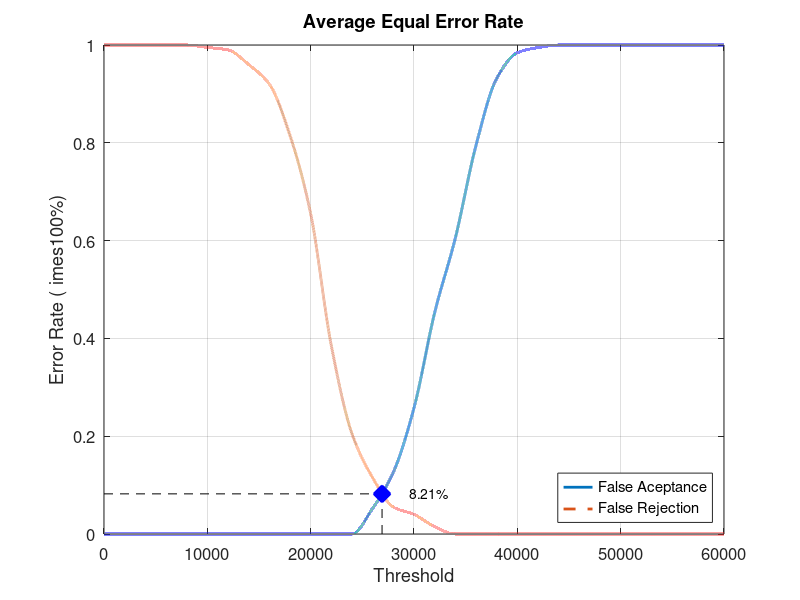
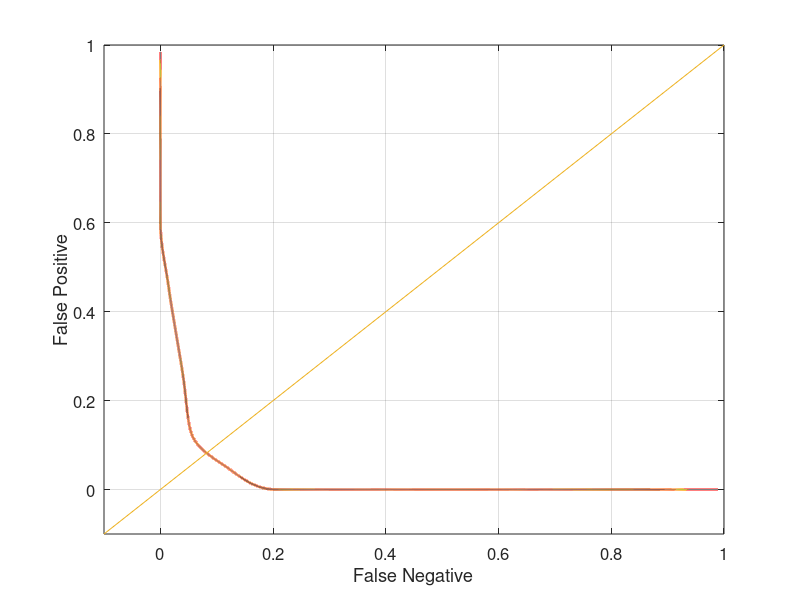

MATLAB code to generate these figures, in order:
close all;
clear;
clc;
x = 0:2000:60000;
xq = 0:0.5:60000;

y0 = [0 0 0 0 0 0 0 0 0 0 0 0 0 0.0526316 0.126316 0.257895 0.452632 0.605263 0.794737 0.931579 0.984211 0.994737 1 1 1 1 1 1 1 1 1]
yy0 = interp1(x, y0, xq, 'pchip');
y1 = [1 1 1 1 1 0.995 0.99 0.96 0.92 0.815 0.655 0.385 0.205 0.115 0.055 0.04 0.015 0 0 0 0 0 0 0 0 0 0 0 0 0 0]
yy1 = interp1(x, y1, xq, 'pchip');

% Calculating EER: 
y2 = abs(y0 - y1);
find(y2 == min(y2))
yy2 = abs(yy0 - yy1);
xEER = find(yy2 == min(yy2));
xEERIndex = xq(xEER) % X-axis EER
yEER = yy0(xEER) % Y-axis EER

main = figure
plot(xq, yy0,'-','LineWidth', 2);	hold on
plot(xq, yy1,'--','LineWidth', 2);	hold on
plot([xEERIndex xEERIndex], [0 yEER], 'k--');	hold on
plot([0 xEERIndex], [yEER yEER], 'k--');	hold on
plot(xEERIndex, yEER, 'bx', 'LineWidth', 10);	hold on
text(xEERIndex + 10 * xEERIndex / 100, yEER, [num2str(round((10000 * yEER)) / 100) '%'])
legend('False Aceptance', 'False Rejection', 'Location', 'SouthEast')
xlabel('Threshold')
ylabel('Error Rate (	imes100%)')
title('Average Equal Error Rate')
set(gca, 'FontSize', 12)
axis([0 60000 0 1])
grid on

print(main, 'Database5_3Main', '-dpng');
FNRxFPR = figure('Color', [1 1 1]);
plot(yy1, yy0, '-', yy1, yy0, 'LineWidth', 2);
hold on
y = -0.1:0.1:1
plot(y, y); 
set(gca, 'FontSize', 12)
xlabel('False Negative')
ylabel('False Positive')
axis([-0.1 1 -0.1 1])
set(gca, 'FontSize', 12)
grid on

print(FNRxFPR, 'Database5_3FNRxFPR','-dpng');
